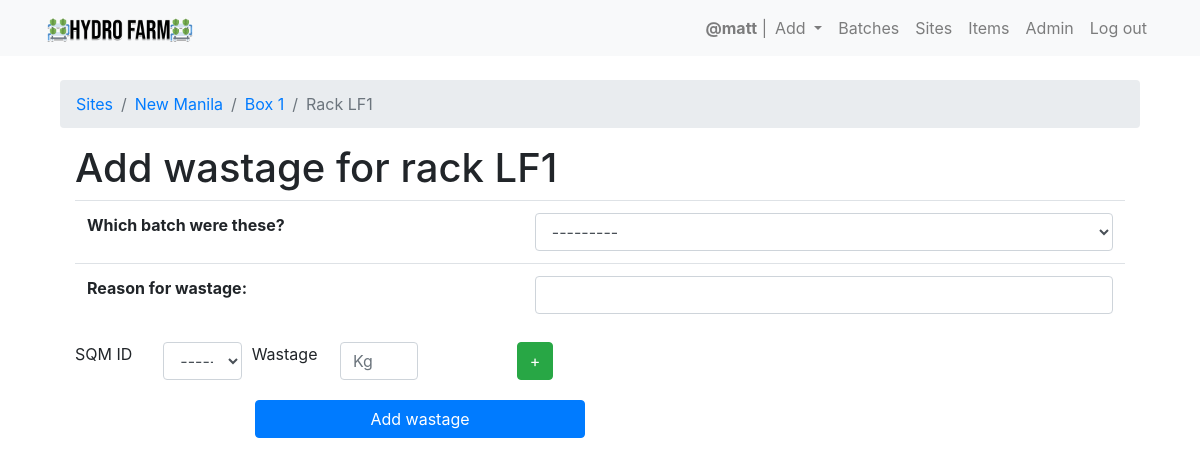
Screenshot of /hydro_data/box/new-manila-1/rack/1/add_wastage/ (signed in) with the database file from the repository.
### hydro_data/models.py (models this page shows, shortened)
class Rack(models.Model):
    box = models.ForeignKey(Box, on_delete=models.SET_NULL, null=True)
    name = models.CharField(max_length=100)
    slug = models.SlugField(allow_unicode=True, editable=False, default='hydro_farm_rack')
    x_cor = models.FloatField(blank=True,null=True)
    y_cor = models.FloatField(blank=True,null=True)

class Box(models.Model):
    site = models.ForeignKey(Site,on_delete=models.SET_NULL, null=True)
    name = models.CharField(max_length=100,unique=True)
    slug = models.SlugField(allow_unicode=True,unique=True, editable=False)
    description = models.TextField(blank=True,default='')
    description_html = models.TextField(editable=False,default='',blank=True)
    class Meta:
        verbose_name = 'box'
        verbose_name_plural = 'boxes'

class Site(models.Model):
    name = models.CharField(max_length=100,unique=True)
    slug = models.SlugField(allow_unicode=True,unique=True, editable=False)
    description = models.TextField(blank=True,default='')
    description_html = models.TextField(editable=False,default='',blank=True)

### hydro_data/views.py (the view, shortened to what this page needs)
# urls.py: path('box/<boxslug>/rack/<int:pk>/add_wastage/', views.add_wastagedata,name='add_wastagedata'),
@user_passes_test(lambda u: u.is_superuser)
def add_wastagedata(request,**kwargs):
    template_name = 'hydro_data/add_wastagedata.html'
    instance = get_object_or_404(models.Rack,pk=kwargs['pk'])
    if request.method == 'GET':
        wastagedataform = forms.WastageDataForm()
        formset = forms.WastageDataFormset(queryset=models.SeedlingWastageData.objects.none())
    return render(request, template_name, {
        'page_title': 'Add Seedling Wastage',
        'rack': instance,
        'wastagedataform': wastagedataform,
        'formset': formset,
    })

### hydro_data/forms.py
class WastageDataForm(forms.ModelForm):
    class Meta:
        fields = ('seedling_batch_no','wastage_reason',)
        model = models.WastageData
        labels = {
            'seedling_batch_no': 'Which batch were these?',
            'wastage_reason': 'Reason for wastage'
        }
        widgets={
            'seedling_batch_no': forms.Select(attrs={
                'class': 'form-control'
            }),
            'wastage_reason': forms.TextInput(attrs={
                'class': 'form-control',
                }
            ),
        }

### hydro_data/models.py (called while the page is built)
    def __str__(self):
        try:
            return self.rack.box.name + ' | ' + self.rack.name + ' | ' + self.name
        except:
            return 'Missing Values'

    def __str__(self):
        return f'Batch {str(self.num)}'

### hydro_data/templates/hydro_data/add_wastagedata.html (shortened to what this page needs)
{% extends "hydro_data/hydro_data_base.html" %}
{% block hd_content %}
<nav aria-label="breadcrumb">
<ol class="breadcrumb">
  <li class="breadcrumb-item"><a href="{% url 'hydro_data:site_list' %}">Sites</a></li>
  <li class="breadcrumb-item"><a href="{% url 'hydro_data:box_list' slug=rack.box.site.slug %}">{{ rack.box.site.name }}</a></li>
<li class="breadcrumb-item"><a href="{% url 'hydro_data:rack_tank_per_box' slug=rack.box.slug %}">Box {{ rack.box.name }}</a></li>
<li class="breadcrumb-item active" aria-current="page">Rack {{ rack.name }}</li>
</ol>
</nav>
<div class="container" id="add_multiple_plant_data">
  <h1>Add wastage for rack {{ rack.name }}</h1>
  <form method="POST" id="multiplePlantDataForm" data-locations-url="{% url 'hydro_data:ajax_load_occupied_locations' %}">
    <table class='table'>
      {{ wastagedataform.as_table }}
    </table>
    {% for form in formset %}
    <div class="row form-row spacer">
      <div class="col-1">
          <label>{{form.square_meter_id.label}}</label>
      </div>
      <div class="col-1">
          <div class="input-group">
              {{form.square_meter_id}}
          </div>
      </div>
      <div class="col-1">
          <label>{{form.wastage_kg.label}}</label>
      </div>
      <div class="col-1">
          <div class="input-group">
              {{form.wastage_kg}}
          </div>
      </div>
      <div class="col-1">
      </div>
      <div class="col-1">
        <button class="btn btn-success add-form-row">+</button>
      </div>
    </div>
    {% endfor %}
    <div class="row spacer">
      <div class="col-4 offset-2">
          <button type="submit" class="btn btn-block btn-primary">Add wastage</button>
      </div>
    </div>
  </form>
</div>
{% endblock %}

### templates/base.html (shortened to what this page needs)
<!DOCTYPE html>
{% load static %}
<html>
  <head>
    <link rel="stylesheet" href="{% static '/hydro_data/css/master.css' %}">
    <link rel="stylesheet" href="https://cdnjs.cloudflare.com/ajax/libs/twitter-bootstrap/4.1.3/css/bootstrap.css">
    <link rel="stylesheet" href="https://cdn.datatables.net/1.10.21/css/dataTables.bootstrap4.min.css">
    <link rel="stylesheet" href="https://stackpath.bootstrapcdn.com/bootstrap/4.1.3/css/bootstrap.min.css"
>
    <link href="https://maxcdn.bootstrapcdn.com/font-awesome/4.7.0/css/font-awesome.min.css" rel="stylesheet">
  </head>
  <body>
    <nav class="navbar navbar-expand-lg navbar-light bg-light" role="navigation" id="navbar">
      <div class="container">
        <div class="navbar-nav align-items-center">
          <a class="navbar-brand mynav" href="{% url 'home' %}"><img src="{% static "images/logo.png" %}" alt="Hydro Farm" class="img-rounded center-block" width='150'></a>
        </div>
        <div class="collapse navbar-collapse" id="navbarNav">
          <div class="navbar-nav ml-auto">
            {% if user.is_authenticated %}
            <span class="navbar-text">
              <strong>@{{ request.user }}</strong> |
            </span>
            <li class="nav-item dropdown">
              <a class="nav-link dropdown-toggle" href="#" id="navbarDropdownMenuLink" role="button" data-toggle="dropdown" aria-haspopup="true" aria-expanded="false">
                Add
              </a>
            </li>
              <a class="nav-item nav-link" href="{% url 'hydro_data:batches' %}" class="btn btn-simple">Batches</a>
              <a class="nav-item nav-link" href="{% url 'hydro_data:site_list' %}" class="btn btn-simple">Sites</a>
              {% if user.is_superuser %}
              <a class="nav-item nav-link" href="{% url 'hydro_data:items' %}" class="btn btn-simple">Items</a>
              <a class="nav-item nav-link" href="{% url 'admin:index' %}" class="btn btn-simple">Admin</a>
              {% endif %}
              <a class="nav-item nav-link" href="{% url 'logout' %}" class="btn btn-simple">Log out</a>
            {% else %}
              <a class="nav-item nav-link" href="{% url 'login' %}" class="btn btn-simple">Log in</a>
              <a class="nav-item nav-link" href="{% url 'signup' %}" class="btn btn-simple">Sign up</a>
            {% endif %}
          </div>
        </div>
      </div>
    </nav>
    <div class="container mt-4">
      {% block content %}
      {% endblock %}
    </div>
  </body>
</html>

### static/hydro_data/css/master.css (style rules this page uses)
body { padding-bottom: 120px; }
.spacer { margin-bottom: 20px; }

### rows the page displays
Rack: box.site.name "New Manila", box.name "1", name "LF1"

### other values shown
{{ request.user }} "matt"
